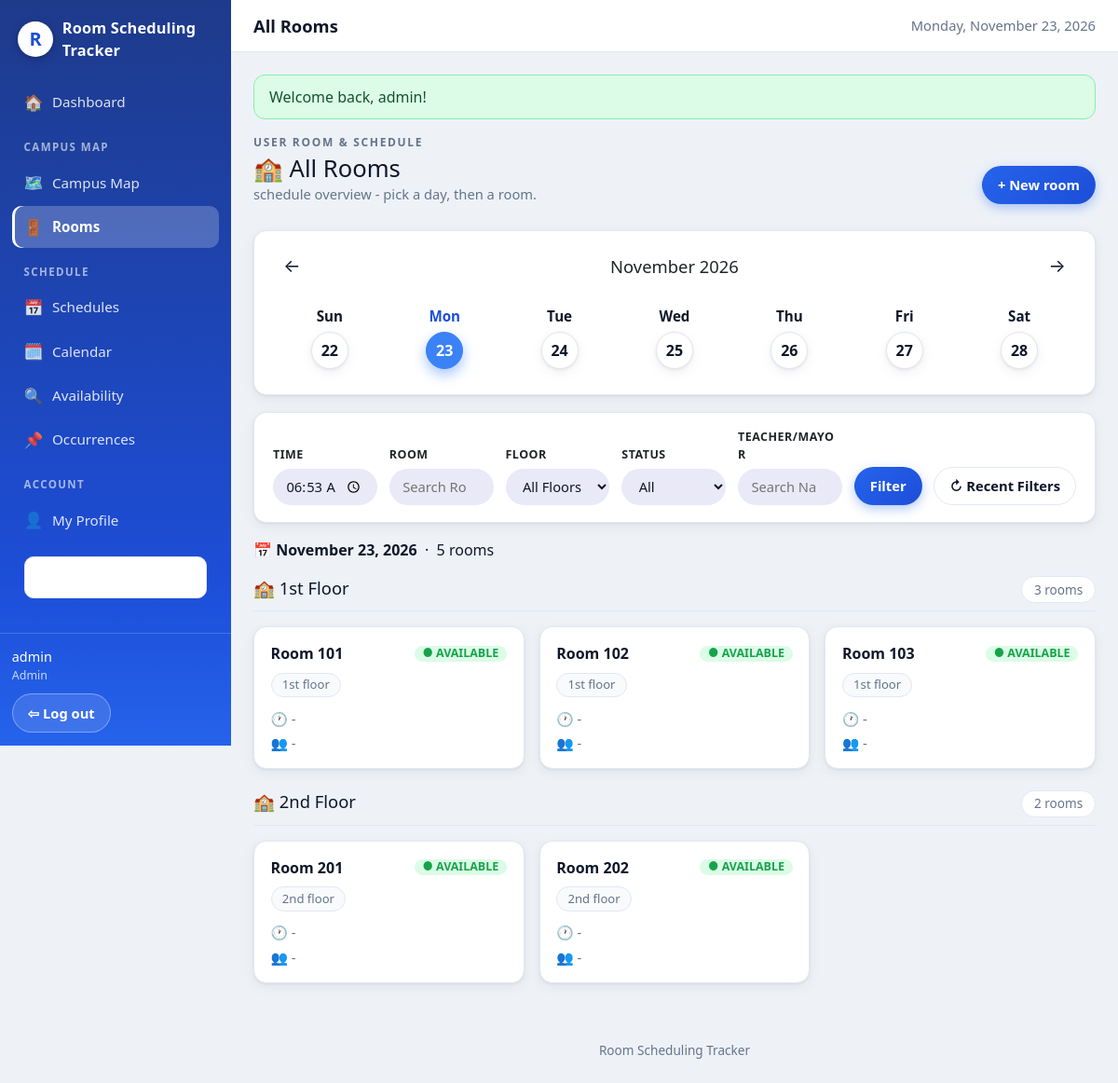
The page /rooms (signed in) on the database its author committed.
### tables this page shows
CREATE TABLE IF NOT EXISTS tblRooms (
  room_id          INT UNSIGNED NOT NULL AUTO_INCREMENT,
  map_id           INT UNSIGNED NOT NULL,
  room_name        VARCHAR(100) NOT NULL,
  shape_type       VARCHAR(20)  NOT NULL DEFAULT 'rectangle',
  shape_data       JSON NOT NULL,
  room_description VARCHAR(255) NULL,
  room_image       VARCHAR(255) NULL,
  room_status      VARCHAR(20)  NOT NULL DEFAULT 'active',
  created_at       DATETIME NOT NULL DEFAULT CURRENT_TIMESTAMP,
  updated_at       DATETIME NOT NULL DEFAULT CURRENT_TIMESTAMP ON UPDATE CURRENT_TIMESTAMP,
  PRIMARY KEY (room_id),
  UNIQUE KEY uq_rooms_map_name (map_id, room_name),
  CONSTRAINT fk_rooms_map FOREIGN KEY (map_id)
    REFERENCES tblMaps (map_id) ON DELETE CASCADE ON UPDATE CASCADE,
  KEY idx_rooms_status (room_status)
);

CREATE TABLE IF NOT EXISTS tblMaps (
  map_id           INT UNSIGNED NOT NULL AUTO_INCREMENT,
  map_name         VARCHAR(100) NOT NULL,
  floor_number     INT NOT NULL,
  map_width        DECIMAL(10,2) NOT NULL,
  map_height       DECIMAL(10,2) NOT NULL,
  background_image VARCHAR(255) NULL,
  decorations      TEXT NULL,
  map_status       VARCHAR(20) NOT NULL DEFAULT 'active',
  created_at       DATETIME NOT NULL DEFAULT CURRENT_TIMESTAMP,
  updated_at       DATETIME NOT NULL DEFAULT CURRENT_TIMESTAMP ON UPDATE CURRENT_TIMESTAMP,
  PRIMARY KEY (map_id),
  KEY idx_maps_status (map_status)
);

### controllers/RoomController.php (called while the page is built, shortened)
<?php
final class RoomController
{
    public function index(): void
    {
        $today = date('Y-m-d');
        $date = preg_match('/^\d{4}-\d{2}-\d{2}$/', (string) ($_GET['date'] ?? '')) ? $_GET['date'] : $today;
        $time = preg_match('/^\d{2}:\d{2}$/', (string) ($_GET['time'] ?? '')) ? $_GET['time'] : ($date === $today ? date('H:i') : '08:00');
        $search = trim((string) ($_GET['search'] ?? ''));
        $mapId = isset($_GET['map_id']) && $_GET['map_id'] !== '' ? (int) $_GET['map_id'] : null;
        $statusFilter = in_array($_GET['status'] ?? '', ['available', 'occupied', 'reserved', 'unavailable'], true) ? $_GET['status'] : '';
        $organizer = trim((string) ($_GET['organizer'] ?? ''));
        $weekStart = date('Y-m-d', strtotime($date . ' -' . date('w', strtotime($date)) . ' days'));
        $week = [];
        for ($i = 0; $i < 7; $i++) {
            $d = date('Y-m-d', strtotime($weekStart . " +$i days"));
            $week[] = ['date' => $d, 'day' => (int) date('j', strtotime($d)), 'name' => date('D', strtotime($d))];
        }
        $prevWeek = date('Y-m-d', strtotime($weekStart . ' -7 days'));
        $nextWeek = date('Y-m-d', strtotime($weekStart . ' +7 days'));
        $grouped = [];
        $total = 0;
        foreach ($this->rooms->all($mapId) as $room) {
            $current = null; $next = null;
            if (($room['room_status'] ?? 'active') !== 'active') {
                $status = 'unavailable'; $booking = null;
            } elseif ($current) {
                $status = 'occupied'; $booking = $current;
            } elseif ($next) {
                $status = 'reserved'; $booking = $next;
            } else {
                $status = 'available'; $booking = null;
            }
            $card = [
                'room' => $room,
                'status' => $status,
                'booking' => $booking ? [
                    'time' => time_12h($booking['start_time']) . ' – ' . time_12h($booking['end_time']),
                    'organizer' => $booking['organizer_name'],
                    'title' => $booking['schedule_title'],
                    'confirmed' => (int) ($booking['admin_confirmed'] ?? 0) === 1,
                ] : null,
            ];
            $key = (int) $room['map_id'];
            $grouped[$key]['map'] = ['map_id' => $key, 'map_name' => $room['map_name'], 'floor_number' => (int) $room['floor_number']];
            $grouped[$key]['cards'][] = $card;
            $total++;
        }
        view('rooms/index', [
            'title' => 'All Rooms',
            'grouped' => $grouped,
            'total' => $total,
            'maps' => $this->maps->all(true),
            'week' => $week,
            'week_start' => $weekStart,
            'prev_week' => $prevWeek,
            'next_week' => $nextWeek,
            'date' => $date,
            'time' => $time,
            'search' => $search,
            'map_id' => $mapId,
            'status' => $statusFilter,
            'organizer' => $organizer,
        ]);
    }
}

### core/Auth.php (called while the page is built, shortened)
<?php
final class Auth
{
    public static function user(): ?array
    {
        return $_SESSION['user'] ?? null;
    }
    public static function role(): ?string
    {
        return self::user()['role'] ?? null;
    }
    public static function isAdmin(): bool
    {
        return self::role() === 'admin';
    }
}

### core/helpers.php (called while the page is built, shortened)
<?php
function e(?string $value): string
{
    return htmlspecialchars($value ?? '', ENT_QUOTES, 'UTF-8');
}
function base_path(): string
{
    static $base = null;
    if ($base !== null) {
        return $base;
    }
    $base = '';
    $appUrl = getenv('APP_URL');
    if ($appUrl !== false && $appUrl !== '') {
        $p = parse_url($appUrl, PHP_URL_PATH);
    } elseif (isset($_SERVER['SCRIPT_NAME'])) {
        $script = str_replace('\\', '/', (string) $_SERVER['SCRIPT_NAME']);
        if (basename($script) === 'index.php') {
            $dir = rtrim(dirname($script), '/');
            $base = ($dir === '/' || $dir === '.' || $dir === '\\') ? '' : $dir;
        }
    }
    return $base;
}
function url(string $path = ''): string
{
    $path = ltrim($path, '/');
    return base_path() . ($path === '' ? '/' : '/' . $path);
}
function ordinal(int $n): string
{
    $suffix = 'th';
    if (($n % 100 < 11 || $n % 100 > 13)) {
        $suffix = [1 => 'st', 2 => 'nd', 3 => 'rd'][$n % 10] ?? 'th';
    }
    return $n . $suffix;
}

### models/Room.php (called while the page is built, shortened)
<?php
final class Room
{
    public function all(?int $mapId = null, bool $activeOnly = false): array
    {
        $sql = 'SELECT r.*, m.map_name, m.floor_number
                FROM tblRooms r JOIN tblMaps m ON m.map_id = r.map_id';
        $params = [];
        $where = [];
        return $this->db->all($sql . ' ORDER BY m.floor_number, r.room_name', $params);
    }
}

### core/Database.php (called while the page is built, shortened)
<?php
final class Database
{
    private PDO $pdo;
    private function __construct(array $db)
    {
        $driver = $db['driver'] ?? 'mysql';
        try {
            if ($driver === 'sqlite') {
                $dir = dirname($db['path']);
                if (!is_dir($dir)) {
                    mkdir($dir, 0755, true);
                }
                $this->pdo = new PDO('sqlite:' . $db['path']);
                $this->pdo->exec('PRAGMA foreign_keys = ON');
            } else {
                $dsn = sprintf(
                    'mysql:host=%s;port=%s;dbname=%s;charset=%s',
                    $db['host'], $db['port'], $db['database'], $db['charset']
                );
                $this->pdo = new PDO($dsn, $db['username'], $db['password'], [
                    PDO::ATTR_ERRMODE            => PDO::ERRMODE_EXCEPTION,
                    PDO::ATTR_DEFAULT_FETCH_MODE => PDO::FETCH_ASSOC,
                    PDO::ATTR_EMULATE_PREPARES   => false,
                ]);
                return;
            }
            $this->pdo->setAttribute(PDO::ATTR_ERRMODE, PDO::ERRMODE_EXCEPTION);
            $this->pdo->setAttribute(PDO::ATTR_DEFAULT_FETCH_MODE, PDO::FETCH_ASSOC);
            $this->pdo->setAttribute(PDO::ATTR_EMULATE_PREPARES, false);
        } catch (PDOException $e) {
            throw new PDOException(
                'Could not connect to the database. Check your .env DB_* settings '
                . 'and make sure the database from database/rst_db.sql exists. '
                . 'Driver error: ' . $e->getMessage(),
                (int) $e->getCode(),
                $e
            );
        }
    }
    public function all(string $sql, array $params = []): array
    {
        $stmt = $this->pdo->prepare($sql);
        $stmt->execute($params);
        return $stmt->fetchAll();
    }
}

### config/config.php (called while the page is built, shortened)
<?php
$root = dirname(__DIR__);
function env(string $key, string $default = ''): string
{
    $v = getenv($key);
    return $v === false || $v === '' ? $default : $v;
}
$dbPath = env('DB_PATH', $root . '/storage/rst.db');
return [
    'app_name' => env('APP_NAME', 'Room Scheduling Tracker'),
    'app_url'  => env('APP_URL', 'http://localhost:8000'),
    'debug'    => env('APP_DEBUG', 'false') === 'true',
    'db' => [
        'driver'   => env('DB_DRIVER', 'mysql'),
        'host'     => env('DB_HOST', '127.0.0.1'),
        'port'     => env('DB_PORT', '3306'),
        'database' => env('DB_NAME', 'rst_db'),
        'username' => env('DB_USER', 'root'),
        'password' => env('DB_PASS', ''),
        'path'     => $dbPath,
        'charset'  => 'utf8mb4',
    ],
    'uploads' => [
        'profiles' => $root . '/uploads/profiles',
        'maps'     => $root . '/uploads/maps',
    ],
];

### views/rooms/index.php (the view, shortened to what this page needs)
<p class="page-label">USER ROOM &amp; SCHEDULE</p>
<div class="page-head">
  <div>
    <h1>🏫 All Rooms</h1>
    <p class="muted">schedule overview - pick a day, then a room.</p>
  </div>
  <?php if (\App\Core\Auth::isAdmin()): ?><a class="btn btn-primary" href="<?= url('rooms/create') ?>">+ New room</a><?php endif; ?>
</div>
<?php
$keep = ['time' => $time, 'search' => $search, 'map_id' => $map_id ?? '', 'status' => $status, 'organizer' => $organizer];
$qs = fn(array $extra) => url('rooms?' . http_build_query(array_filter(array_merge($keep, $extra), fn($v) => $v !== '' && $v !== null)));
?>
<section class="card week-strip">
  <div class="week-head">
    <a class="week-arrow" href="<?= $qs(['date' => $prev_week]) ?>" aria-label="Previous week">←</a>
    <h2><?= e(date('F Y', strtotime($week_start))) ?></h2>
    <a class="week-arrow" href="<?= $qs(['date' => $next_week]) ?>" aria-label="Next week">→</a>
  </div>
  <div class="week-days">
    <?php foreach ($week as $d): ?>
      <a class="day-cell <?= $d['date'] === $date ? 'day-selected' : '' ?> <?= $d['date'] === date('Y-m-d') ? 'day-today' : '' ?>" href="<?= $qs(['date' => $d['date']]) ?>">
        <span class="day-name"><?= e($d['name']) ?></span>
        <span class="day-num"><?= $d['day'] ?></span>
      </a>
    <?php endforeach; ?>
  </div>
</section>
<form method="get" action="<?= url('rooms') ?>" class="card filter-bar">
  <label>TIME <input type="time" name="time" value="<?= e($time) ?>"></label>
  <label>ROOM <input type="search" name="search" placeholder="Search Room" value="<?= e($search) ?>"></label>
  <label>FLOOR
    <select name="map_id">
      <option value="">All Floors</option>
    </select>
  </label>
  <label>STATUS
    <select name="status">
      <option value="">All</option>
    </select>
  </label>
  <label>TEACHER/MAYOR <input type="search" name="organizer" placeholder="Search Name…" value="<?= e($organizer) ?>"></label>
  <button class="btn btn-primary" type="submit">Filter</button>
  <a class="btn" href="<?= $qs(['recent' => '1']) ?>">↻ Recent Filters</a>
</form>
<p class="date-line">📅 <strong><?= e(date('F j, Y', strtotime($date))) ?></strong> &nbsp;·&nbsp; <?= (int) $total ?> rooms</p>
<?php if (empty($grouped)): ?>
  <p class="muted">No rooms match those filters. <a href="<?= url('rooms') ?>">Clear filters</a></p>
<?php else: ?>
  <?php foreach ($grouped as $g): ?>
    <section class="floor-section">
      <div class="floor-head">
        <h2>🏫 <?= e(ordinal((int) $g['map']['floor_number'])) ?> Floor</h2>
        <span class="floor-count"><?= count($g['cards']) ?> rooms</span>
      </div>
      <div class="room-card-grid">
        <?php foreach ($g['cards'] as $c):
          $r = $c['room'];
          $badge = [
            'available'   => ['badge-green', '● AVAILABLE'],
            'occupied'    => ['badge-blue', '● CONFIRMED'],
            'reserved'    => ['badge-amber', '● RESERVED'],
            'unavailable' => ['badge-grey', '● UNAVAILABLE'],
          ][$c['status']];
        ?>
        <a class="room-card" href="<?= url('rooms/' . (int) $r['room_id']) ?>">
          <div class="room-card-top">
            <strong><?= e($r['room_name']) ?></strong>
            <span class="badge <?= $badge[0] ?>"><?= $badge[1] ?></span>
          </div>
          <span class="floor-pill"><?= e(ordinal((int) $r['floor_number'])) ?> floor</span>
          <div class="room-card-meta">
            <span>🕐 <?= $c['booking'] ? e($c['booking']['time']) : '-' ?></span>
            <span>👥 <?= $c['booking'] ? e($c['booking']['organizer']) : '-' ?></span>
          </div>
        </a>
        <?php endforeach; ?>
      </div>
    </section>
  <?php endforeach; ?>
<?php endif; ?>

### rows shown on the page
tblrooms: room_name "Room 101", badge "● AVAILABLE", map.floor_number "1st"
tblrooms: room_name "Room 102", badge "● AVAILABLE", map.floor_number "1st"
tblrooms: room_name "Room 103", badge "● AVAILABLE", map.floor_number "1st"
tblrooms: room_name "Room 201", badge "● AVAILABLE", map.floor_number "2nd"
tblrooms: room_name "Room 202", badge "● AVAILABLE", map.floor_number "2nd"

### other values the page prints
$title "All Rooms"
$f['message'] "Welcome back, admin!"
date('F Y', strtotime($week_start)) "November 2026"
$d['name'] "Sun"
$d['day'] "22"
$d['name'] "Mon"
$d['day'] "23"
$d['name'] "Tue"
$d['day'] "24"
$d['name'] "Wed"
$d['day'] "25"
$d['name'] "Thu"
$d['day'] "26"
$d['name'] "Fri"
$d['day'] "27"
